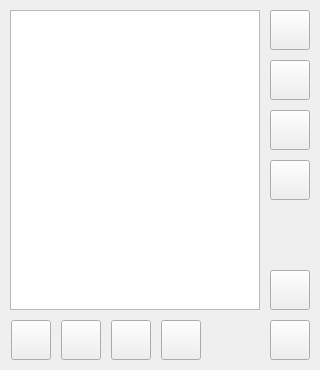
<?xml version="1.0" encoding="UTF-8"?>
<ui version="4.0">
 <class>MainWindow</class>
 <widget class="QMainWindow" name="MainWindow">
  <property name="geometry">
   <rect>
    <x>0</x>
    <y>0</y>
    <width>320</width>
    <height>370</height>
   </rect>
  </property>
  <property name="sizePolicy">
   <sizepolicy hsizetype="Preferred" vsizetype="Preferred">
    <horstretch>0</horstretch>
    <verstretch>0</verstretch>
   </sizepolicy>
  </property>
  <property name="minimumSize">
   <size>
    <width>320</width>
    <height>370</height>
   </size>
  </property>
  <property name="maximumSize">
   <size>
    <width>320</width>
    <height>370</height>
   </size>
  </property>
  <property name="windowTitle">
   <string>QemuBox Manager</string>
  </property>
  <property name="windowIcon">
   <iconset>
    <normaloff>../assets/favicon.png</normaloff>../assets/favicon.png</iconset>
  </property>
  <widget class="QWidget" name="centralwidget">
   <widget class="QListWidget" name="machinesList">
    <property name="geometry">
     <rect>
      <x>10</x>
      <y>10</y>
      <width>250</width>
      <height>300</height>
     </rect>
    </property>
   </widget>
   <widget class="QPushButton" name="runButton">
    <property name="geometry">
     <rect>
      <x>270</x>
      <y>10</y>
      <width>40</width>
      <height>40</height>
     </rect>
    </property>
    <property name="toolTip">
     <string>&lt;html&gt;&lt;head/&gt;&lt;body&gt;&lt;p&gt;Run&lt;/p&gt;&lt;/body&gt;&lt;/html&gt;</string>
    </property>
    <property name="text">
     <string/>
    </property>
    <property name="icon">
     <iconset>
      <normaloff>../assets/control_play_blue.png</normaloff>../assets/control_play_blue.png</iconset>
    </property>
    <property name="iconSize">
     <size>
      <width>32</width>
      <height>32</height>
     </size>
    </property>
   </widget>
   <widget class="QPushButton" name="setsButton">
    <property name="geometry">
     <rect>
      <x>270</x>
      <y>60</y>
      <width>40</width>
      <height>40</height>
     </rect>
    </property>
    <property name="toolTip">
     <string>&lt;html&gt;&lt;head/&gt;&lt;body&gt;&lt;p&gt;Configure&lt;/p&gt;&lt;/body&gt;&lt;/html&gt;</string>
    </property>
    <property name="text">
     <string/>
    </property>
    <property name="icon">
     <iconset>
      <normaloff>../assets/setting_tools.png</normaloff>../assets/setting_tools.png</iconset>
    </property>
    <property name="iconSize">
     <size>
      <width>32</width>
      <height>32</height>
     </size>
    </property>
   </widget>
   <widget class="QPushButton" name="gsetsButton">
    <property name="geometry">
     <rect>
      <x>270</x>
      <y>270</y>
      <width>40</width>
      <height>40</height>
     </rect>
    </property>
    <property name="toolTip">
     <string>&lt;html&gt;&lt;head/&gt;&lt;body&gt;&lt;p&gt;Settings&lt;/p&gt;&lt;/body&gt;&lt;/html&gt;</string>
    </property>
    <property name="text">
     <string/>
    </property>
    <property name="icon">
     <iconset>
      <normaloff>../assets/widescreen.png</normaloff>../assets/widescreen.png</iconset>
    </property>
    <property name="iconSize">
     <size>
      <width>32</width>
      <height>32</height>
     </size>
    </property>
   </widget>
   <widget class="QPushButton" name="exitButton">
    <property name="geometry">
     <rect>
      <x>270</x>
      <y>320</y>
      <width>40</width>
      <height>40</height>
     </rect>
    </property>
    <property name="toolTip">
     <string>&lt;html&gt;&lt;head/&gt;&lt;body&gt;&lt;p&gt;Quit&lt;/p&gt;&lt;/body&gt;&lt;/html&gt;</string>
    </property>
    <property name="text">
     <string/>
    </property>
    <property name="icon">
     <iconset>
      <normaloff>../assets/door_in.png</normaloff>../assets/door_in.png</iconset>
    </property>
    <property name="iconSize">
     <size>
      <width>32</width>
      <height>32</height>
     </size>
    </property>
   </widget>
   <widget class="QPushButton" name="addButton">
    <property name="geometry">
     <rect>
      <x>11</x>
      <y>320</y>
      <width>40</width>
      <height>40</height>
     </rect>
    </property>
    <property name="toolTip">
     <string>&lt;html&gt;&lt;head/&gt;&lt;body&gt;&lt;p&gt;New&lt;/p&gt;&lt;/body&gt;&lt;/html&gt;</string>
    </property>
    <property name="text">
     <string/>
    </property>
    <property name="icon">
     <iconset>
      <normaloff>../assets/computer_add.png</normaloff>../assets/computer_add.png</iconset>
    </property>
    <property name="iconSize">
     <size>
      <width>32</width>
      <height>32</height>
     </size>
    </property>
   </widget>
   <widget class="QPushButton" name="renameButton">
    <property name="geometry">
     <rect>
      <x>61</x>
      <y>320</y>
      <width>40</width>
      <height>40</height>
     </rect>
    </property>
    <property name="toolTip">
     <string>&lt;html&gt;&lt;head/&gt;&lt;body&gt;&lt;p&gt;Rename&lt;/p&gt;&lt;/body&gt;&lt;/html&gt;</string>
    </property>
    <property name="text">
     <string/>
    </property>
    <property name="icon">
     <iconset>
      <normaloff>../assets/computer_edit.png</normaloff>../assets/computer_edit.png</iconset>
    </property>
    <property name="iconSize">
     <size>
      <width>32</width>
      <height>32</height>
     </size>
    </property>
   </widget>
   <widget class="QPushButton" name="copyButton">
    <property name="geometry">
     <rect>
      <x>111</x>
      <y>320</y>
      <width>40</width>
      <height>40</height>
     </rect>
    </property>
    <property name="toolTip">
     <string>&lt;html&gt;&lt;head/&gt;&lt;body&gt;&lt;p&gt;Copy&lt;/p&gt;&lt;/body&gt;&lt;/html&gt;</string>
    </property>
    <property name="text">
     <string/>
    </property>
    <property name="icon">
     <iconset>
      <normaloff>../assets/computer_go.png</normaloff>../assets/computer_go.png</iconset>
    </property>
    <property name="iconSize">
     <size>
      <width>32</width>
      <height>32</height>
     </size>
    </property>
   </widget>
   <widget class="QPushButton" name="deleteButton">
    <property name="geometry">
     <rect>
      <x>161</x>
      <y>320</y>
      <width>40</width>
      <height>40</height>
     </rect>
    </property>
    <property name="toolTip">
     <string>&lt;html&gt;&lt;head/&gt;&lt;body&gt;&lt;p&gt;Delete&lt;/p&gt;&lt;/body&gt;&lt;/html&gt;</string>
    </property>
    <property name="text">
     <string/>
    </property>
    <property name="icon">
     <iconset>
      <normaloff>../assets/computer_delete.png</normaloff>../assets/computer_delete.png</iconset>
    </property>
    <property name="iconSize">
     <size>
      <width>32</width>
      <height>32</height>
     </size>
    </property>
   </widget>
   <widget class="QPushButton" name="upButton">
    <property name="geometry">
     <rect>
      <x>270</x>
      <y>110</y>
      <width>40</width>
      <height>40</height>
     </rect>
    </property>
    <property name="toolTip">
     <string>&lt;html&gt;&lt;head/&gt;&lt;body&gt;&lt;p&gt;Configure&lt;/p&gt;&lt;/body&gt;&lt;/html&gt;</string>
    </property>
    <property name="text">
     <string/>
    </property>
    <property name="icon">
     <iconset>
      <normaloff>../assets/computer_up.png</normaloff>../assets/computer_up.png</iconset>
    </property>
    <property name="iconSize">
     <size>
      <width>32</width>
      <height>32</height>
     </size>
    </property>
   </widget>
   <widget class="QPushButton" name="downButton">
    <property name="geometry">
     <rect>
      <x>270</x>
      <y>160</y>
      <width>40</width>
      <height>40</height>
     </rect>
    </property>
    <property name="toolTip">
     <string>&lt;html&gt;&lt;head/&gt;&lt;body&gt;&lt;p&gt;Configure&lt;/p&gt;&lt;/body&gt;&lt;/html&gt;</string>
    </property>
    <property name="text">
     <string/>
    </property>
    <property name="icon">
     <iconset>
      <normaloff>../assets/computer_down.png</normaloff>../assets/computer_down.png</iconset>
    </property>
    <property name="iconSize">
     <size>
      <width>32</width>
      <height>32</height>
     </size>
    </property>
   </widget>
  </widget>
 </widget>
 <resources/>
 <connections/>
</ui>
